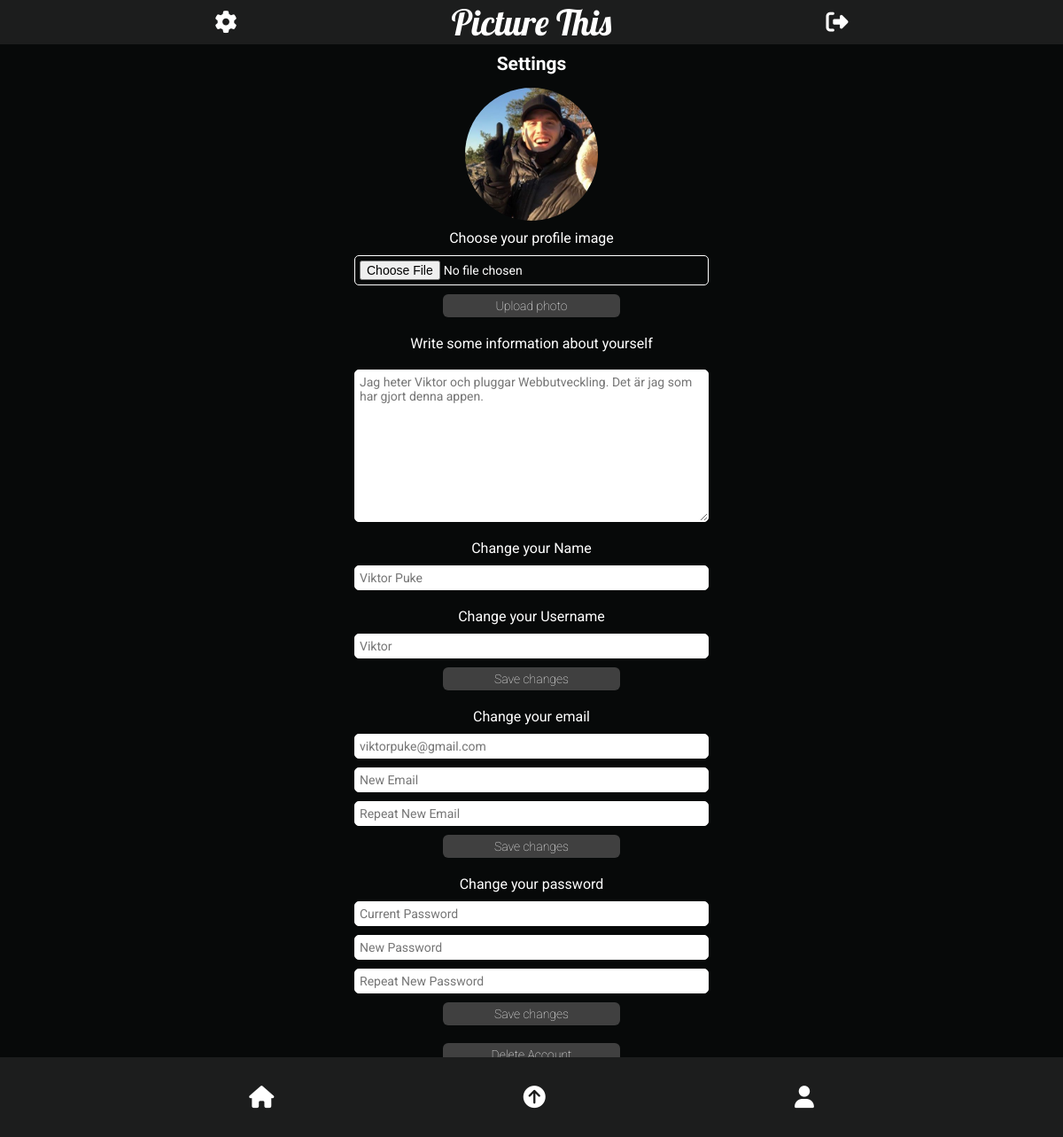
The page /settings.php (signed in) on the database its author committed.
### tables this page shows
CREATE TABLE users (
id INTEGER PRIMARY KEY,
fullname VARCHAR,
username VARCHAR,
email VARCHAR,
password VARCHAR,
profileimage VARCHAR,
biography VARCHAR);

### app/functions.php (called while the page is built, shortened)
<?php
function isLoggedIn(): bool
{
    return isset($_SESSION['user']);
}
function getUserById(int $id, object $pdo): array
{
    $statement = $pdo->prepare('SELECT * FROM users WHERE id = :id');
    $statement->bindParam(':id', $id, PDO::PARAM_STR);
    $statement->execute();
    $user = $statement->fetch(PDO::FETCH_ASSOC);
    if ($user) {
        return $user;
    }
    return $user = [];
}

### settings.php (the view, shortened to what this page needs)
<?php require __DIR__ . '/views/header.php'; ?>
<?php $user = getUserById($_SESSION['user']['id'], $pdo); ?>
<section class="settings-page">
    <h2>Settings</h2>
    <div class="profile-image-upload">
        <?php if (isLoggedIn()) : ?>
            <img loading="lazy" class="profile-image-src" src="<?= 'app/users/images/' . $user['profileimage'] ?>" alt="Profile-image">
        <?php endif; ?>
    </div>
    <form class="profile-image" action="app/users/profileimage.php" method="post" enctype="multipart/form-data">
        <div class="form-information">
            <label class="general-label" for="profile-image">Choose your profile image</label>
            <input class="input-field-information" type="file" accept="image/jpeg, image/png" name="profileimage" required>
            <button class="submit-button" type="submit" name="button">Upload photo</button>
        </div>
    </form>
    <form class="user-settings" action="app/users/biography.php" method="post" enctype="multipart/form-data">
        <div class="form-information">
            <label class="general-label" for="biography">Write some information about yourself</label>
            <textarea class="biography-field" name="biography" placeholder="<?= $user['biography'] ?>" cols="30" rows="10"></textarea>
            <label class="general-label" for="name">Change your Name</label>
            <input class="input-field-information" type="text" name="edit-name" placeholder="<?= $user['fullname'] ?>">
            <label class="general-label" for="username">Change your Username</label>
            <input class="input-field-information" type="text" name="edit-username" placeholder="<?= $user['username'] ?>">
            <button class="submit-button" type="submit" name="button">Save changes</button>
        </div>
    </form>
    <form action="app/users/update-email-settings.php" class="user-settings" method="post" enctype="multipart/form-data">
        <div class="form-information">
            <label class="general-label" for="email">Change your email</label>
            <input class="input-field-information" type="email" name="current-email" placeholder="<?= $user['email'] ?>">
            <input class="input-field-information" type="email" name="new-email" placeholder="New Email">
            <input class="input-field-information" type="email" name="repeat-email" placeholder="Repeat New Email">
            <button class="submit-button" type="submit">Save changes</button>
        </div>
    </form>
    <form action="app/users/update-password-settings.php" class="user-settings" method="post" enctype="multipart/form-data">
        <div class="form-information">
            <label class="general-label" for="password">Change your password</label>
            <input class="input-field-information" type="password" name="current-password" placeholder="Current Password">
            <input class="input-field-information" type="password" name="new-password" placeholder="New Password">
            <input class="input-field-information" type="password" name="repeat-password" placeholder="Repeat New Password">
            <button class="submit-button" type="submit">Save changes</button>
        </div>
    </form>
    <button class="submit-button delete-button-settings">Delete Account</button>
</section>
<?php require __DIR__ . '/views/footer.php'; ?>

### assets/styles/main.css (style rules this page uses)
* { margin: 0; padding: 0; box-sizing: border-box; font-size: 14px; font-family: "Roboto", sans-serif; }
body { width: 100vw; display: flex; flex-direction: column; align-items: center; justify-content: center; background-color: #070909; color: white; }
section { width: 100%; display: flex; flex-direction: column; align-items: center; justify-content: center; }
h2 { font-size: 21px; }

### assets/styles/profile.css (style rules this page uses)
.profile-image-src { margin: 0 10px; border-radius: 50%; display: flex; width: 100px; height: 100px; object-fit: cover; }

### assets/styles/buttons.css (style rules this page uses)
.input-field-information, .biography-field { margin-bottom: 10px; padding: 5px; border: 1px solid white; -webkit-border-radius: 5px; border-radius: 5px; }
.submit-button { border: none; background: #404040; color: #ffffff; font-weight: 100; padding: 5px; border-radius: 6px; transition: all 0.3s ease 0s; width: 102px; }
.delete-button-settings, .delete-button-settings-real { width: 113px; margin-top: 10px; }

### assets/styles/settings.css (style rules this page uses)
.settings-page { margin-top: 60px; margin-bottom: 70px; }
.form-information { display: flex; flex-direction: column; text-align: center; align-items: center; }
.general-label { margin: 10px 0; font-size: 16px; }
.biography-field { margin-top: 10px; }
.profile-image-upload { display: flex; justify-content: center; margin-top: 10px; }

### assets/styles/desktopversion.css (style rules this page uses)
@media all and (min-width: 768px) { section { width: 50vw; } }
@media all and (min-width: 768px) { body { margin: auto; width: 50vw; } }
@media all and (min-width: 768px) { .input-field-information { width: 400px; } }
@media all and (min-width: 768px) { .profile-image-src { width: 150px; height: 150px; } }
@media all and (min-width: 768px) { .submit-button { width: 200px; } }
@media all and (min-width: 768px) { .submit-button { margin-bottom: 10px; } }
@media all and (min-width: 768px) { textarea { width: 400px; } }

### rows shown on the page
users: profileimage (picture), biography "Jag heter Viktor och pluggar Webbutveckling. Det är jag som har gjort denna appen.", edit-name "Viktor Puke", edit-username "Viktor", current-email "viktorpuke@gmail.com"

### other values the page prints
$config['title'] "Picture This"
